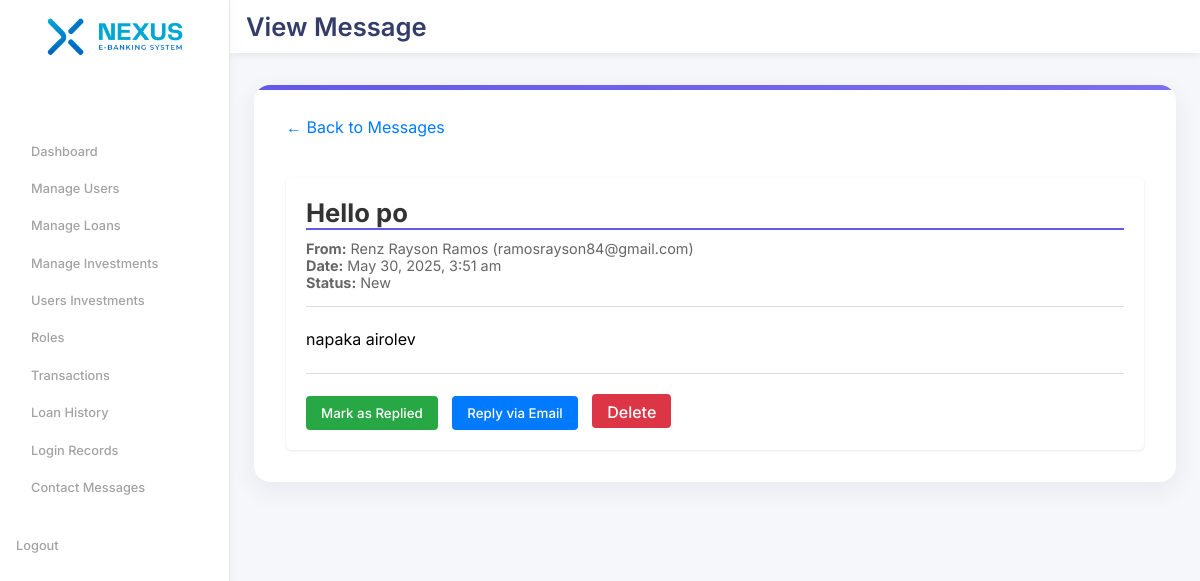
The page /admin/view-message.php?id=2 (signed in) on the database its author committed.
### tables this page shows
CREATE TABLE IF NOT EXISTS `contact_messages` (
  `id` int NOT NULL AUTO_INCREMENT,
  `name` varchar(100) NOT NULL,
  `email` varchar(100) NOT NULL,
  `subject` varchar(200) NOT NULL,
  `message` text NOT NULL,
  `created_at` timestamp NULL DEFAULT CURRENT_TIMESTAMP,
  `status` enum('new','read','replied') DEFAULT 'new',
  PRIMARY KEY (`id`)
);

### admin/view-message.php (the view, shortened to what this page needs)
<?php
require_once '../includes/db.php';
$message_id = $_GET['id'];
try {
    $stmt = $pdo->prepare("SELECT * FROM contact_messages WHERE id = ?");
    $stmt->execute([$message_id]);
    $message = $stmt->fetch();
} catch (PDOException $e) {
    error_log("Error: " . $e->getMessage());
    die("An error occurred. Please try again later.");
}
?>
<!DOCTYPE html>
<html lang="en">
<head>
    <link rel="stylesheet" href="../assets/css/admin-main.css">
</head>
<body>
    <div class="wrapper">
        <aside class="sidebar">
            <div class="Logos-cont">
                <img src="../assets/images/Logo-color.png" alt="SecureBank Logo" class="logo-container">
            </div>
            <nav class="dashboard-nav">
                <a href="dashboard.php" class="btn">Dashboard</a>
                <a href="manage-users.php" class="btn">Manage Users</a>
                <a href="manage-loans.php" class="btn">Manage Loans</a>
                <a href="manage-investments.php" class="btn">Manage Investments</a>
                <a href="track-investments.php" class="btn">Users Investments</a>
                <a href="role.php" class="btn">Roles</a>
                <a href="recent_transactions.php" class="btn">Transactions</a>
                <a href="loan-history.php" class="btn">Loan History</a>
                <a href="login-records.php" class="btn">Login Records</a>
                <a href="manage-messages.php" class="btn active">Contact Messages</a>
            </nav>
            <div class="logout-cont">
                <a href="../logout.php" class="logout">Logout</a>
            </div>
        </aside>
        <main class="container">
            <header>
                <h1>View Message</h1>
            </header>
            <div class="content">
                <a href="manage-messages.php" class="back-link">&larr; Back to Messages</a>
                <div class="message-container">
                    <div class="message-header">
                        <h2><?php echo htmlspecialchars($message['subject']); ?></h2>
                        <div class="message-meta">
                            <p><strong>From:</strong> <?php echo htmlspecialchars($message['name']); ?> (<?php echo htmlspecialchars($message['email']); ?>)</p>
                            <p><strong>Date:</strong> <?php echo date("F j, Y, g:i a", strtotime($message['created_at'])); ?></p>
                            <p><strong>Status:</strong> <?php echo ucfirst($message['status']); ?></p>
                        </div>
                    </div>
                    <div class="message-content">
                        <?php echo nl2br(htmlspecialchars($message['message'])); ?>
                    </div>
                    <div class="message-actions">
                        <form method="POST" class="status-form">
                            <button type="submit" class="btn btn-success">Mark as Replied</button>
                        </form>
                        <button onclick="openReplyModal()" class="btn btn-primary">Reply via Email</button>
                        <a href="view-message.php?delete=<?php echo $message['id']; ?>"
                           class="btn btn-danger"
                           onclick="return confirm('Are you sure you want to delete this message?')">Delete</a>
                    </div>
                </div>
            </div>
        </main>
    </div>
</body>
</html>

### assets/css/admin-main.css (style rules this page uses)
:root { --main-color: #ffffff; --bg-color: #f5f7fa; --bg-sidecolor-2: #6359e9; --font-color: #343c6a; --thin-font-color: #718ebf; --inactive-font-color: #a3a3a3; --hover-effects: #efeeff; --big-font-size: clamp(4rem, 6vw, 6.6rem); --semi-big-font-size: clamp(1.5rem, 3vw, 1.6rem); --paragraph-font-size: clamp(0.7rem, 1.5vw, 0.8rem); }
.content { display: flex; flex-direction: column; background: var(--main-color); padding: 2rem; border-radius: 16px; box-shadow: 0 8px 24px rgba(52, 60, 106, 0.08); margin: 2rem 1.5rem 2rem 1.5rem; transition: transform 0.3s ease, box-shadow 0.3s ease; position: relative; overflow: hidden; }
.content::before { content: ""; position: absolute; top: 0; left: 0; width: 100%; height: 5px; background: linear-gradient(90deg, var(--bg-sidecolor-2), #7e6cf1); }
* { margin: 0; padding: 0; box-sizing: border-box; font-family: "Poppins", sans-serif; text-decoration: none; font-family: "inter", sans-serif; }
* { margin: 0; padding: 0; box-sizing: border-box; font-family: "Inter", sans-serif; }
body, html { height: 100%; }
.wrapper { display: flex; height: 100vh; background-color: var(--bg-color); }
.logout-cont { display: flex; flex-direction: column; gap: 1rem; margin-top: 2rem; font-size: var(--paragraph-font-size); color: var(--inactive-font-color); font-weight: 500; cursor: pointer; }
.logout { color: var(--inactive-font-color); text-decoration: none; font-weight: 500; transition: color 0.3s ease; display: flex; align-items: center; gap: 0.6rem; }
.btn { display: flex; align-items: center; gap: 0.6rem; padding: 0rem 1rem; background-color: transparent; color: var(--inactive-font-color); border-radius: 8px; font-weight: 500; height: 34.2px; }
.container { flex: 1; background-color: var(--bg-color); overflow: auto; z-index: 999; }
.content h2 { margin-bottom: var(--spacing-medium); color: var(--font-color); border-bottom: 2px solid var(--bg-sidecolor-2); padding-bottom: var(--spacing-small); font-size: var(--semi-big-font-size); }

### admin/view-message.php (style rules this page uses)
.message-container { background: white; padding: 20px; border-radius: 5px; box-shadow: 0 1px 3px rgba(0,0,0,0.1); margin-top: 20px; }
.message-header { border-bottom: 1px solid #ddd; padding-bottom: 15px; margin-bottom: 20px; }
.message-header h2 { margin: 0 0 10px 0; color: #333; }
.message-meta { color: #666; font-size: 0.9em; }
.message-content { line-height: 1.6; margin: 20px 0; }
.message-actions { margin-top: 20px; padding-top: 20px; border-top: 1px solid #ddd; }
.status-form { display: inline-block; }
.btn { padding: 8px 15px; border: none; border-radius: 4px; cursor: pointer; margin-right: 10px; display: inline-block; width: auto; }
.btn-primary { background: #007bff; color: white; }
.btn-success { background: #28a745; color: white; }
.btn-danger { background: #dc3545; color: white; }
.back-link { display: inline-block; margin-bottom: 20px; color: #007bff; text-decoration: none; }

### rows shown on the page
contact_messages: subject "Hello po", name "Renz Rayson Ramos", email "ramosrayson84@gmail.com", created_at "May 30, 2025, 3:51 am", status "New", message "napaka airolev"
